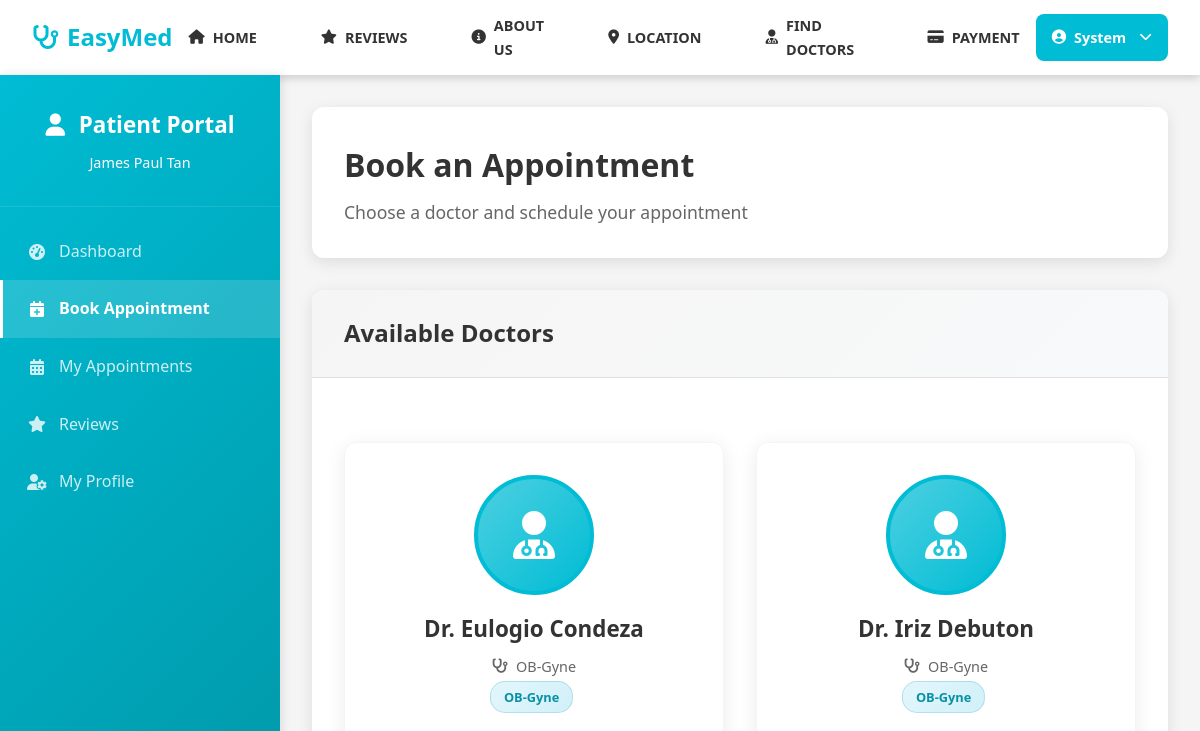
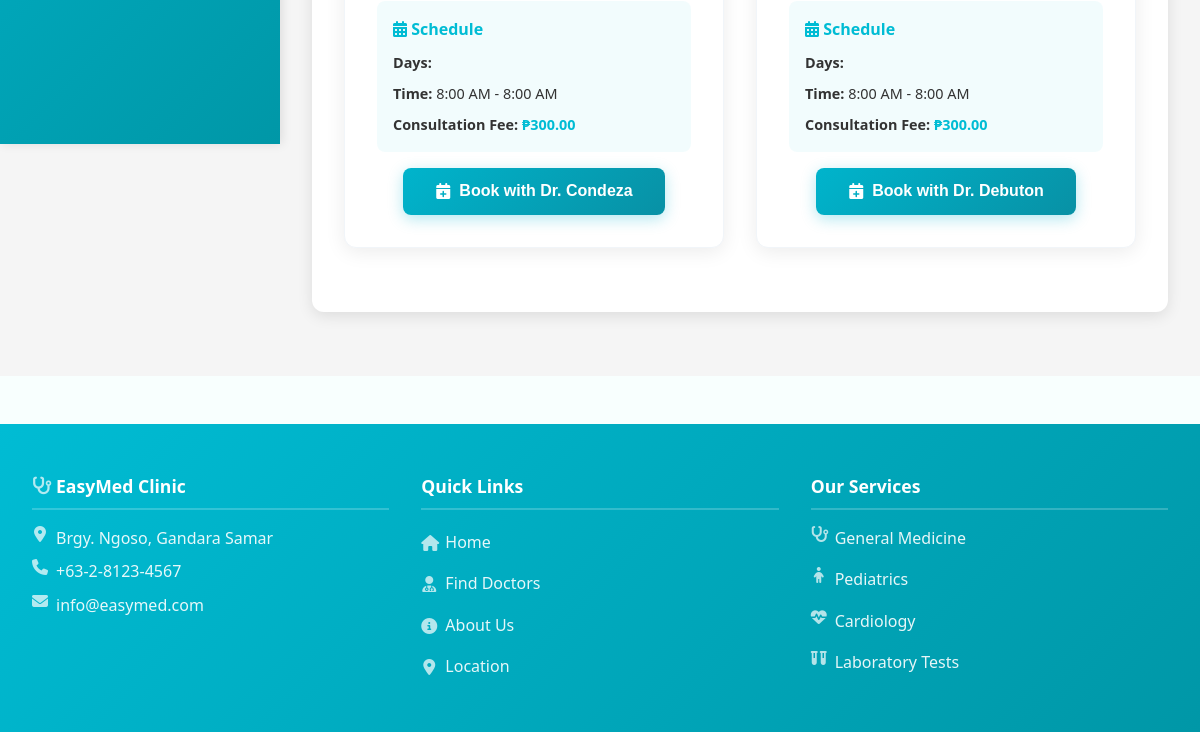
Before: /patient/book-appointment.php (signed in) with the older database file (2 pictures, top to bottom).
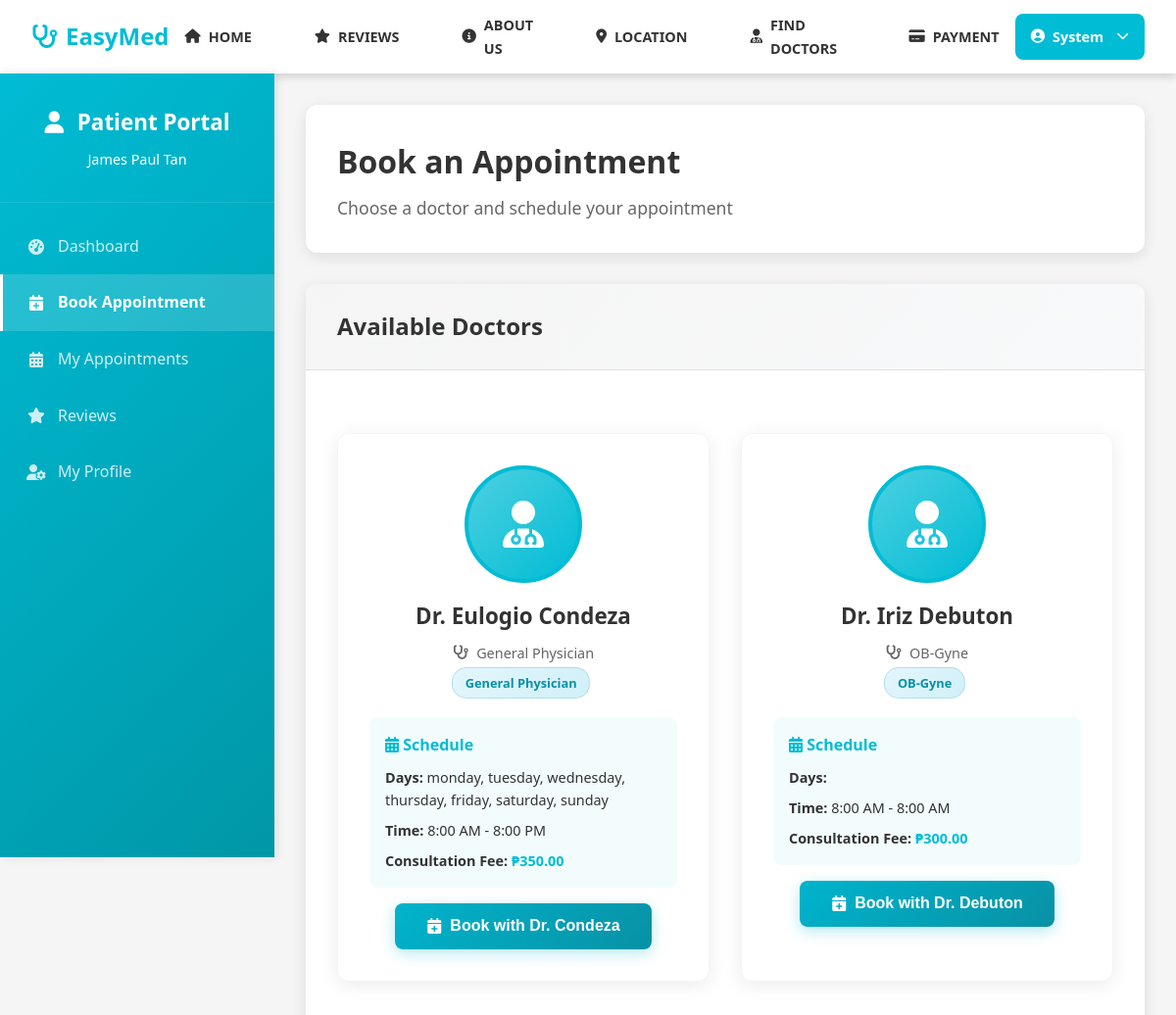
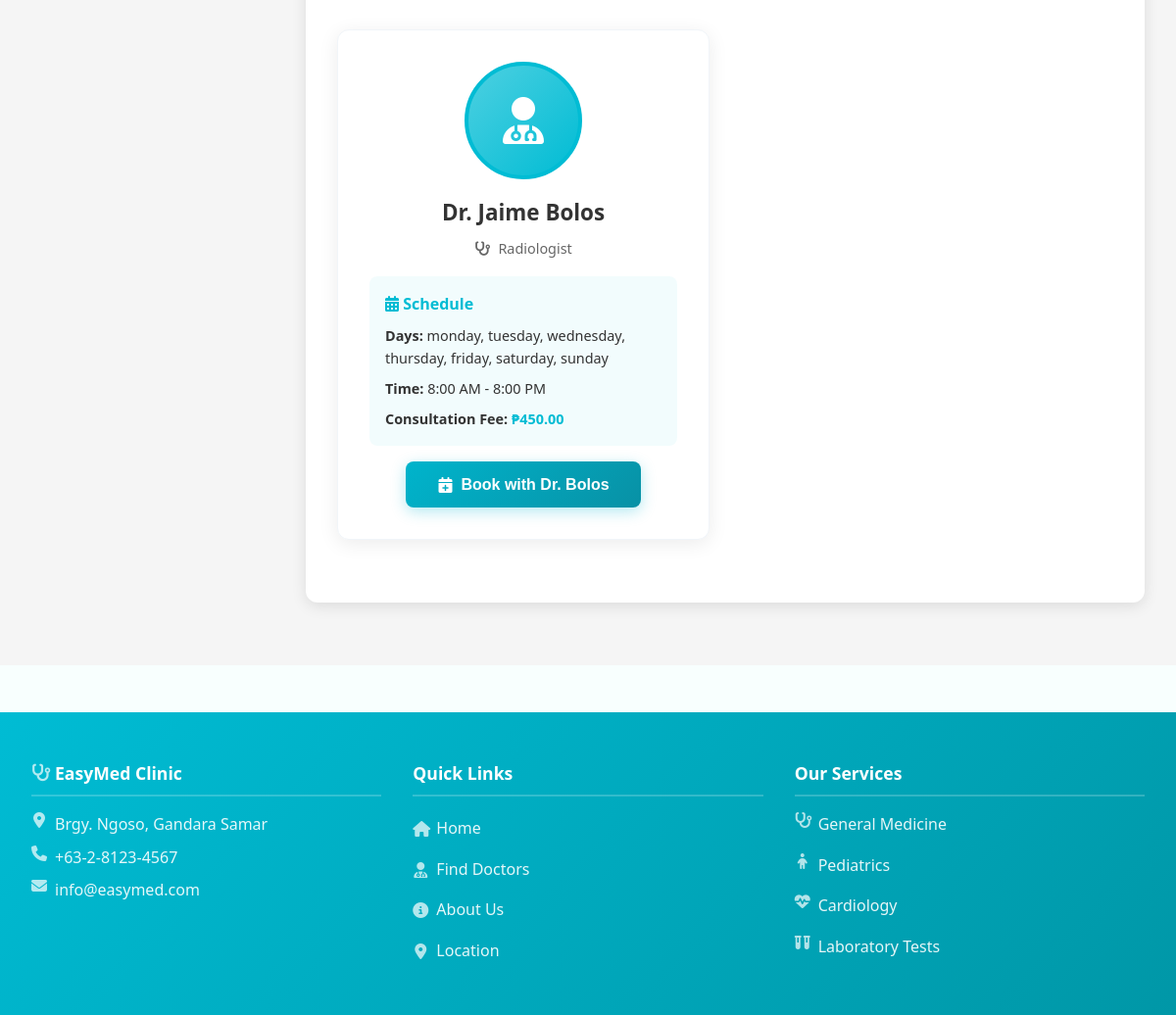
After: the same page with the newer database file (2 pictures, top to bottom).
### tables this page shows
CREATE TABLE doctors (
                    id INTEGER PRIMARY KEY AUTOINCREMENT,
                    user_id INTEGER,
                    specialty VARCHAR(100),
                    license_number VARCHAR(50),
                    phone VARCHAR(20),
                    experience_years INTEGER DEFAULT 0,
                    consultation_fee DECIMAL(10,2) DEFAULT 0.00,
                    schedule_days TEXT,
                    schedule_time_start TIME,
                    schedule_time_end TIME,
                    biography TEXT,
                    is_available INTEGER DEFAULT 1,
                    status VARCHAR(20) DEFAULT 'active' CHECK (status IN ('active', 'inactive')),
                    created_at DATETIME DEFAULT CURRENT_TIMESTAMP,
                    FOREIGN KEY (user_id) REFERENCES users(id)
                );

CREATE TABLE users (
                    id INTEGER PRIMARY KEY AUTOINCREMENT,
                    username VARCHAR(50) UNIQUE NOT NULL,
                    email VARCHAR(100) UNIQUE NOT NULL,
                    password VARCHAR(255) NOT NULL,
                    first_name VARCHAR(50),
                    last_name VARCHAR(50),
                    profile_image VARCHAR(255),
                    role VARCHAR(20) DEFAULT 'patient' CHECK (role IN ('admin', 'doctor', 'patient')),
                    is_active INTEGER DEFAULT 1,
                    status VARCHAR(20) DEFAULT 'pending' CHECK (status IN ('active', 'inactive', 'pending')),
                    created_at DATETIME DEFAULT CURRENT_TIMESTAMP,
                    updated_at DATETIME DEFAULT CURRENT_TIMESTAMP
                , email_verified INTEGER DEFAULT 0, phone TEXT, date_of_birth TEXT, gender TEXT, address TEXT);

CREATE TABLE clinic_settings (
                    id INTEGER PRIMARY KEY AUTOINCREMENT,
                    setting_key VARCHAR(100) UNIQUE,
                    setting_value TEXT,
                    description TEXT,
                    updated_at DATETIME DEFAULT CURRENT_TIMESTAMP
                );

### includes/database.php (called while the page is built, shortened)
<?php
class Database {
    private $connection;
    private static $instance = null;
    public static function getInstance() {
        if (self::$instance === null) {
            self::$instance = new self();
        }
        return self::$instance;
    }
    private function connect() {
        try {
            if (DB_TYPE === 'sqlite') {
                $this->connection = new PDO(
                    "sqlite:" . SQLITE_PATH,
                    null,
                    null,
                    array(
                        PDO::ATTR_ERRMODE => PDO::ERRMODE_EXCEPTION,
                        PDO::ATTR_DEFAULT_FETCH_MODE => PDO::FETCH_ASSOC
                    )
                );
                $this->connection->exec('PRAGMA foreign_keys = ON');
            }
        } catch (PDOException $e) {
            die("Database connection failed: " . $e->getMessage());
        }
    }
    public function query($sql, $params = array()) {
        try {
            $stmt = $this->connection->prepare($sql);
            $stmt->execute($params);
            return $stmt;
        } catch (PDOException $e) {
            error_log("Database query error: " . $e->getMessage());
            throw $e;
        }
    }
    public function fetch($sql, $params = array()) {
        $stmt = $this->query($sql, $params);
        return $stmt->fetch();
    }
    public function fetchAll($sql, $params = array()) {
        $stmt = $this->query($sql, $params);
        return $stmt->fetchAll();
    }
}
?>

### includes/functions.php (called while the page is built, shortened)
<?php
require_once 'database.php';
function formatTime($time, $format = 'g:i A') {
    return date($format, strtotime($time));
}
function getClinicSetting($key, $default = '') {
    $db = Database::getInstance();
    $setting = $db->fetch(
        "SELECT setting_value FROM clinic_settings WHERE setting_key = ?",
        [$key]
    );
    return $setting ? $setting['setting_value'] : $default;
}
?>

### patient/book-appointment.php (the view, shortened to what the rows shown need)
<?php
require_once '../includes/functions.php';
require_once '../includes/header.php';
?>
<div class="patient-container">
	<div class="patient-content">
		<div class="content-header">
			<h1>Book an Appointment</h1>
		</div>
		<div class="content-section">
			<div class="section-header">
				<h2>Available Doctors</h2>
			</div>
			<div class="section-content">
				<?php
				$db = Database::getInstance();
				$doctors = $db->fetchAll("
					SELECT u.id as user_id, u.first_name, u.last_name, u.profile_image,
						   d.id as doctor_id, d.specialty, d.schedule_days, d.schedule_time_start, d.schedule_time_end,
						   d.consultation_fee, d.biography
					FROM users u
					JOIN doctors d ON u.id = d.user_id
					WHERE u.role = 'doctor' AND u.is_active = 1 AND d.is_available = 1
					ORDER BY u.first_name
				");
				?>
				<div class="doctors-grid">
					<?php if (!empty($doctors)): ?>
						<?php foreach ($doctors as $doctor): ?>
							<div class="card doctor-card" style="margin-bottom: 2rem;">
								<div class="doctor-image-container" style="text-align: center; margin-bottom: 1rem;">
									<?php if (!empty($doctor['profile_image']) && file_exists('../assets/images/' . $doctor['profile_image'])): ?>
										<img src="<?php echo SITE_URL; ?>/assets/images/<?php echo htmlspecialchars($doctor['profile_image']); ?>"
											 alt="Dr. <?php echo htmlspecialchars($doctor['first_name'] . ' ' . $doctor['last_name']); ?>"
											 class="doctor-image">
									<?php else: ?>
										<div class="doctor-image" style="background: linear-gradient(135deg, var(--light-cyan), var(--primary-cyan)); display: flex; align-items: center; justify-content: center;">
											<i class="fas fa-user-md" style="font-size: 3rem; color: white;"></i>
										</div>
									<?php endif; ?>
								</div>
								<div class="doctor-info">
									<h3 class="doctor-name">
										Dr. <?php echo htmlspecialchars($doctor['first_name'] . ' ' . $doctor['last_name']); ?>
									</h3>
									<p class="doctor-specialty">
										<i class="fas fa-stethoscope"></i>
										<?php echo htmlspecialchars($doctor['specialty']); ?>
									</p>
									<?php
									$doctor_offers = $db->fetchAll("
										SELECT lo.title
										FROM lab_offers lo
										JOIN lab_offer_doctors lod ON lo.id = lod.lab_offer_id
										WHERE lod.doctor_id = ? AND lo.is_active = 1
										ORDER BY lo.title
									", [$doctor['doctor_id']]);
									if (!empty($doctor_offers)): ?>
										<div class="doctor-offers" style="margin-bottom: 1rem;">
											<?php foreach ($doctor_offers as $offer): ?>
												<span class="offer-badge" style="
													display: inline-block;
													background: linear-gradient(135deg, #e3f6fc, #d1f0f8);
													color: #0891a5;
													padding: 0.3rem 0.8rem;
													border-radius: 15px;
													font-size: 0.8rem;
													font-weight: 600;
													margin: 0.2rem 0.3rem 0.2rem 0;
													border: 1px solid rgba(8, 145, 165, 0.2);
												">
													<?php echo htmlspecialchars($offer['title']); ?>
												</span>
											<?php endforeach; ?>
										</div>
									<?php endif; ?>
									<div class="doctor-schedule">
										<h4 style="color: var(--primary-cyan); margin-bottom: 0.5rem; font-size: 1rem;">
											<i class="fas fa-calendar-alt"></i> Schedule
										</h4>
										<div class="schedule-item">
											<strong>Days:</strong>
											<?php
											$days = explode(',', $doctor['schedule_days']);
											echo htmlspecialchars(implode(', ', $days));
											?>
										</div>
										<div class="schedule-item">
											<strong>Time:</strong>
											<?php echo formatTime($doctor['schedule_time_start']) . ' - ' . formatTime($doctor['schedule_time_end']); ?>
										</div>
										<div class="schedule-item">
											<strong>Consultation Fee:</strong>
											<span style="color: var(--primary-cyan); font-weight: bold;">
												₱<?php echo number_format($doctor['consultation_fee'], 2); ?>
											</span>
										</div>
									</div>
									<div style="margin-top: 1rem; text-align: center;">
										<?php
										$doctor_lab_offers = $db->fetchAll("
											SELECT lo.title
											FROM lab_offers lo
											JOIN lab_offer_doctors lod ON lo.id = lod.lab_offer_id
											WHERE lod.doctor_id = ? AND lo.is_active = 1
											ORDER BY lo.title
										", [$doctor['doctor_id']]);
										$doctor['lab_offers'] = array_column($doctor_lab_offers, 'title');
										?>
										<button class="btn btn-primary btn-sm"
											onclick="openAppointmentModal(this)"
											data-doctor='<?php echo json_encode($doctor, JSON_HEX_APOS | JSON_HEX_QUOT); ?>'>
											<i class="fas fa-calendar-plus"></i> Book with Dr. <?php echo htmlspecialchars($doctor['last_name']); ?>
										</button>
									</div>
								</div>
							</div>
						<?php endforeach; ?>
					<?php endif; ?>
				</div>
			</div>
		</div>
	</div>
</div>
<?php require_once '../includes/footer.php'; ?>

### includes/footer.php (shortened to what the rows shown need)
    </main>
    <footer class="footer">
        <div class="container">
            <div class="footer-grid">
                <div class="footer-section">
                    <h4>
                        <i class="fas fa-stethoscope"></i> EasyMed Clinic
                    </h4>
                    <p>
                        <i class="fas fa-map-marker-alt"></i>
                        <?php echo htmlspecialchars(getClinicSetting('clinic_address', 'Brgy. Ngoso, Gandara Samar')); ?>
                    </p>
                    <p>
                        <i class="fas fa-phone"></i>
                        <?php echo htmlspecialchars(getClinicSetting('clinic_phone', '+63-2-8123-4567')); ?>
                    </p>
                    <p>
                        <i class="fas fa-envelope"></i>
                        <?php echo htmlspecialchars(getClinicSetting('clinic_email', 'info@easymed.com')); ?>
                    </p>
                </div>
            </div>
        </div>
    </footer>
</body>
</html>

Changed rows visible on the page:
changed doctors "Eulogio Condeza": specialty "OB-Gyne" → "General Physician"; schedule_days (not shown) → "monday, tuesday, wednesday, thursday, friday, saturday, sunday"; schedule_time_end "8:00 AM" → "8:00 PM"; consultation_fee "300.00" → "350.00"
added doctors: user.last_name "Jaime Bolos", specialty "Radiologist", schedule_days "monday, tuesday, wednesday, thursday, friday, saturday, sunday", schedule_time_start "8:00 AM", schedule_time_end "8:00 PM", consultation_fee "450.00", user.last_name "Bolos"
Other visible differences:
new list line: "General Physician"
list line gone: "OB-Gyne"
